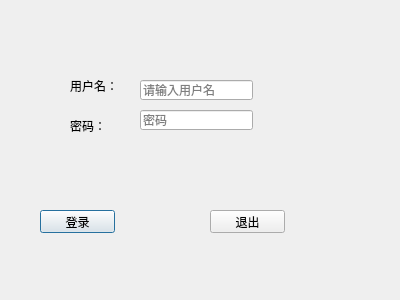
<?xml version="1.0" encoding="UTF-8"?>
<ui version="4.0">
 <class>LoginDialog</class>
 <widget class="QDialog" name="LoginDialog">
  <property name="geometry">
   <rect>
    <x>0</x>
    <y>0</y>
    <width>400</width>
    <height>300</height>
   </rect>
  </property>
  <property name="windowTitle">
   <string>Dialog</string>
  </property>
  <widget class="QLabel" name="label">
   <property name="geometry">
    <rect>
     <x>70</x>
     <y>80</y>
     <width>54</width>
     <height>12</height>
    </rect>
   </property>
   <property name="text">
    <string>用户名：</string>
   </property>
  </widget>
  <widget class="QLabel" name="label_2">
   <property name="geometry">
    <rect>
     <x>70</x>
     <y>120</y>
     <width>54</width>
     <height>12</height>
    </rect>
   </property>
   <property name="text">
    <string>密码：</string>
   </property>
  </widget>
  <widget class="QPushButton" name="LoginButton">
   <property name="geometry">
    <rect>
     <x>40</x>
     <y>210</y>
     <width>75</width>
     <height>23</height>
    </rect>
   </property>
   <property name="text">
    <string>登录</string>
   </property>
  </widget>
  <widget class="QPushButton" name="ExitButto">
   <property name="geometry">
    <rect>
     <x>210</x>
     <y>210</y>
     <width>75</width>
     <height>23</height>
    </rect>
   </property>
   <property name="text">
    <string>退出</string>
   </property>
  </widget>
  <widget class="QLineEdit" name="usrLineEdit">
   <property name="geometry">
    <rect>
     <x>140</x>
     <y>80</y>
     <width>113</width>
     <height>20</height>
    </rect>
   </property>
   <property name="cursor">
    <cursorShape>IBeamCursor</cursorShape>
   </property>
   <property name="text">
    <string/>
   </property>
   <property name="echoMode">
    <enum>QLineEdit::Normal</enum>
   </property>
   <property name="placeholderText">
    <string>请输入用户名</string>
   </property>
  </widget>
  <widget class="QLineEdit" name="pwdLineEdit_2">
   <property name="geometry">
    <rect>
     <x>140</x>
     <y>110</y>
     <width>113</width>
     <height>20</height>
    </rect>
   </property>
   <property name="echoMode">
    <enum>QLineEdit::Password</enum>
   </property>
   <property name="dragEnabled">
    <bool>false</bool>
   </property>
   <property name="readOnly">
    <bool>false</bool>
   </property>
   <property name="placeholderText">
    <string>密码</string>
   </property>
  </widget>
 </widget>
 <resources/>
 <connections>
  <connection>
   <sender>ExitButto</sender>
   <signal>clicked()</signal>
   <receiver>LoginDialog</receiver>
   <slot>close()</slot>
   <hints>
    <hint type="sourcelabel">
     <x>247</x>
     <y>221</y>
    </hint>
    <hint type="destinationlabel">
     <x>199</x>
     <y>149</y>
    </hint>
   </hints>
  </connection>
 </connections>
</ui>
